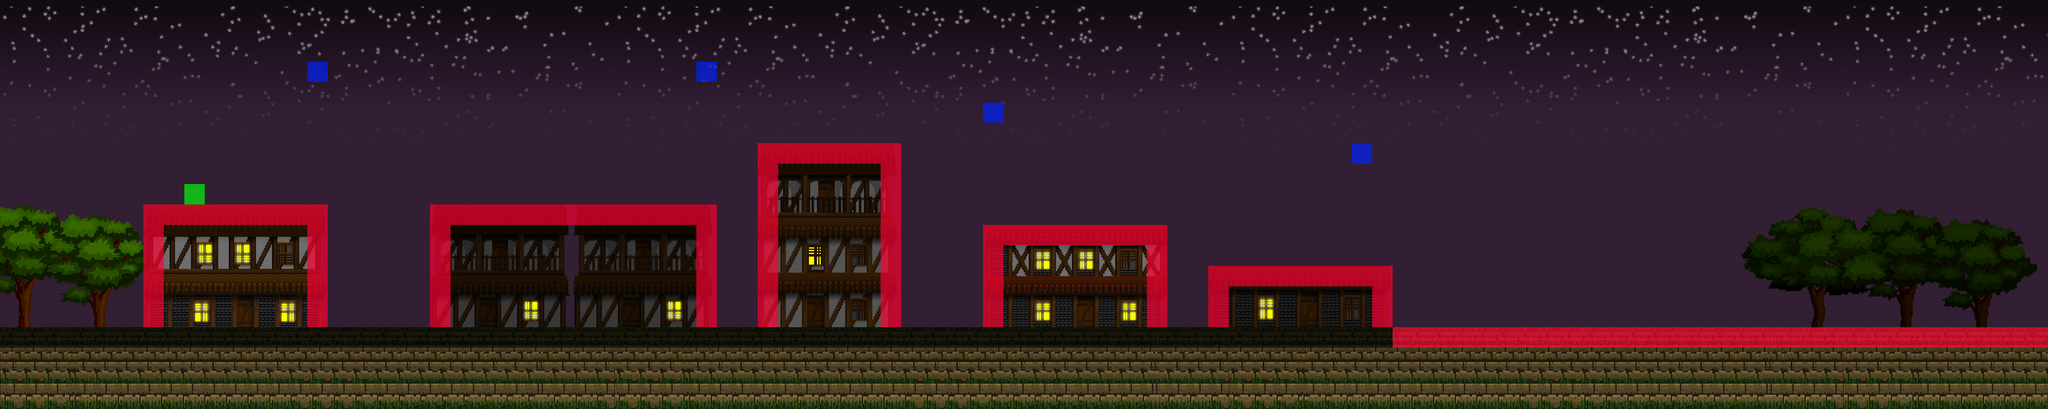

The image is a tile-based game level rendered from a .tmx file. Its description and source (layers, tilesets, objects; grid data summarised) follow:
An orthogonal 100x20 tile map with 64x64 px tiles, 5 tile layers (Background, Forest, Map, Floor, ...).

<map version="1.0" orientation="orthogonal" renderorder="right-down" width="100" height="20" tilewidth="64" tileheight="64" nextobjectid="1">
 <tileset firstgid="1" name="Sprites" tilewidth="64" tileheight="64" tilecount="2116" columns="46">
  <image source="Sprites2.png" trans="ff00ff" width="3000" height="3000" />
  <tile id="1085">
   <properties>
    <property name="Spawn" type="bool" value="true" />
   </properties>
  </tile>
  <tile id="1086">
   <properties>
    <property name="Death" type="bool" value="true" />
   </properties>
  </tile>
  <tile id="1130">
   <properties>
    <property name="Next Level" type="bool" value="false" />
   </properties>
  </tile>
  <tile id="1131">
   <properties>
    <property name="Collision" type="bool" value="true" />
   </properties>
  </tile>
 </tileset>
 <layer name="Background" width="100" height="20" visible="1">
  <data>[2000 cells, 1800 non-empty, 480 distinct tile ids]</data>
 </layer>
 <layer name="Forest" width="100" height="20" visible="1">
  <data>[2000 cells, 199 non-empty, 199 distinct tile ids]</data>
 </layer>
 <layer name="Map" width="100" height="20" visible="1">
  <data>[2000 cells, 273 non-empty, 231 distinct tile ids]</data>
 </layer>
 <layer name="Floor" width="100" height="20" visible="1">
  <data>[2000 cells, 400 non-empty, 120 distinct tile ids]</data>
 </layer>
 <layer name="Logic" width="100" height="20" opacity="0.68" visible="1">
  <data>[2000 cells, 217 non-empty, 5 distinct tile ids]</data>
 </layer>
</map>